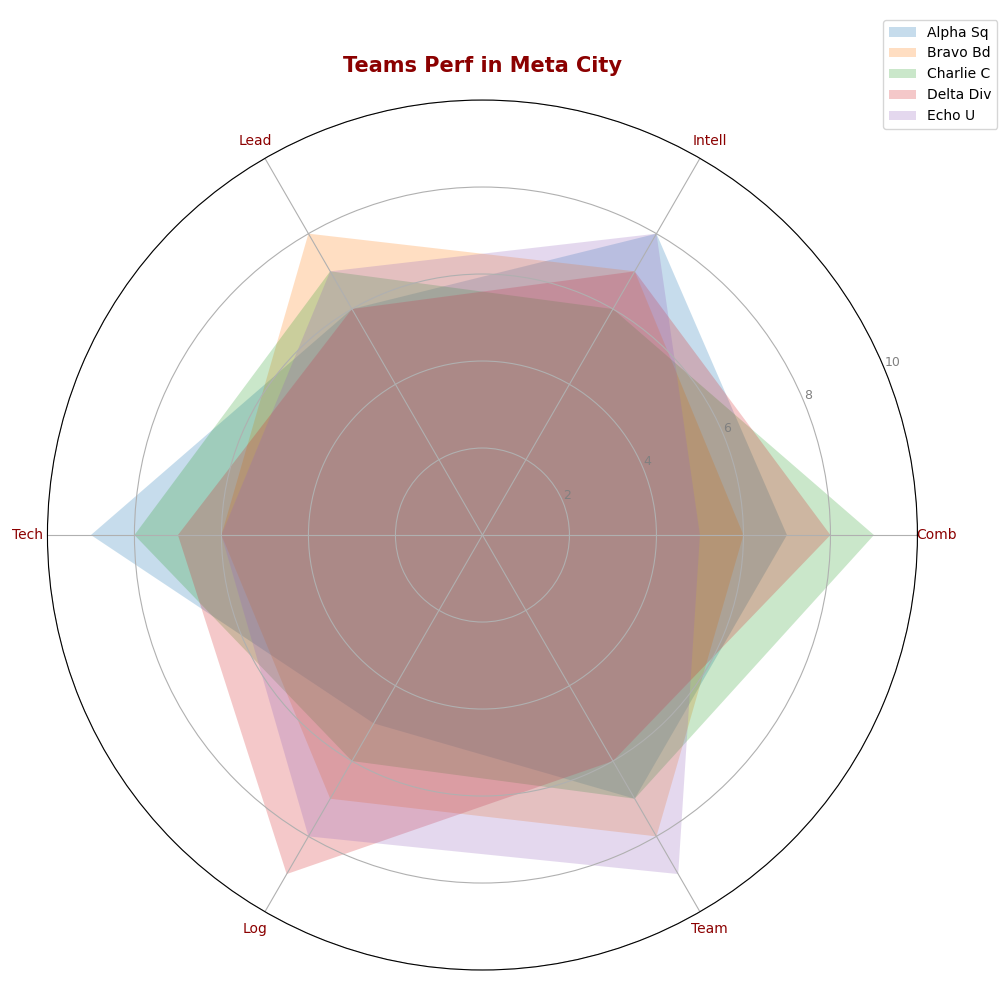

Recreate this plot in Python.
import matplotlib.pyplot as plt
import numpy as np

categories = ['Comb', 'Intell', 'Lead', 'Tech', 'Log', 'Team']
team_data = {
    'Alpha Sq': [7, 8, 6, 9, 5, 7],
    'Bravo Bd': [6, 7, 8, 6, 7, 8],
    'Charlie C': [9, 6, 7, 8, 6, 7],
    'Delta Div': [8, 7, 6, 7, 9, 6],
    'Echo U': [5, 8, 7, 6, 8, 9]
}

num_vars = len(categories)
angles = np.linspace(0, 2 * np.pi, num_vars, endpoint=False).tolist()
angles += angles[:1]

fig, ax = plt.subplots(figsize=(10, 10), subplot_kw=dict(polar=True))

for team, values in team_data.items():
    values += values[:1]
    ax.fill(angles, values, alpha=0.25, label=team)

ax.set_ylim(0, 10)
ax.set_yticks([2, 4, 6, 8, 10])
ax.set_yticklabels(['2', '4', '6', '8', '10'], color='grey', size=9)
ax.set_xticks(angles[:-1])
ax.set_xticklabels(categories, size=10, color='darkred')

plt.title('Teams Perf in Meta City', size=15, weight='bold', color='darkred', pad=20)
plt.legend(loc='upper right', bbox_to_anchor=(1.1, 1.1), fontsize=10)
plt.tight_layout()
plt.show()
